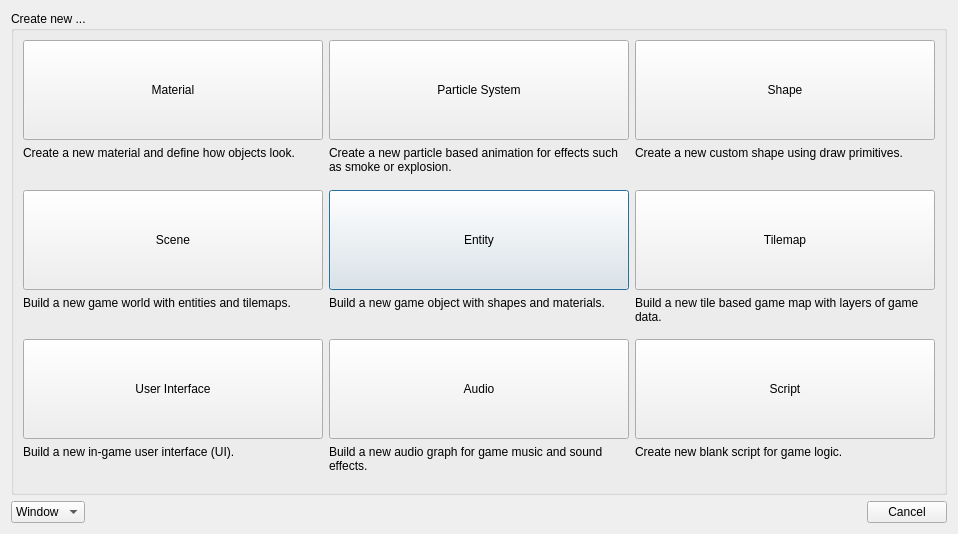
<?xml version="1.0" encoding="UTF-8"?>
<ui version="4.0">
 <class>DlgNew</class>
 <widget class="QDialog" name="DlgNew">
  <property name="geometry">
   <rect>
    <x>0</x>
    <y>0</y>
    <width>936</width>
    <height>534</height>
   </rect>
  </property>
  <property name="windowTitle">
   <string>Create New</string>
  </property>
  <property name="windowIcon">
   <iconset resource="../resource/resource.qrc">
    <normaloff>:/16x16_ico_png/wand.png</normaloff>:/16x16_ico_png/wand.png</iconset>
  </property>
  <layout class="QVBoxLayout" name="verticalLayout_4">
   <item>
    <widget class="QGroupBox" name="groupBox">
     <property name="title">
      <string>Create new ...</string>
     </property>
     <property name="flat">
      <bool>false</bool>
     </property>
     <property name="checkable">
      <bool>false</bool>
     </property>
     <layout class="QGridLayout" name="gridLayout">
      <item row="3" column="1">
       <layout class="QVBoxLayout" name="verticalLayout_2">
        <item>
         <widget class="QPushButton" name="btnEntity">
          <property name="sizePolicy">
           <sizepolicy hsizetype="Minimum" vsizetype="Fixed">
            <horstretch>0</horstretch>
            <verstretch>0</verstretch>
           </sizepolicy>
          </property>
          <property name="minimumSize">
           <size>
            <width>300</width>
            <height>100</height>
           </size>
          </property>
          <property name="maximumSize">
           <size>
            <width>300</width>
            <height>16777215</height>
           </size>
          </property>
          <property name="text">
           <string>Entity</string>
          </property>
          <property name="icon">
           <iconset resource="../resource/resource.qrc">
            <normaloff>:/32x32_ico_png/entity.png</normaloff>:/32x32_ico_png/entity.png</iconset>
          </property>
          <property name="iconSize">
           <size>
            <width>32</width>
            <height>32</height>
           </size>
          </property>
          <property name="shortcut">
           <string/>
          </property>
         </widget>
        </item>
        <item>
         <widget class="QLabel" name="label_5">
          <property name="text">
           <string>Build a new game object with shapes and materials.</string>
          </property>
          <property name="alignment">
           <set>Qt::AlignLeading|Qt::AlignLeft|Qt::AlignTop</set>
          </property>
          <property name="wordWrap">
           <bool>true</bool>
          </property>
         </widget>
        </item>
       </layout>
      </item>
      <item row="4" column="1">
       <layout class="QVBoxLayout" name="verticalLayout_7">
        <item>
         <widget class="QPushButton" name="btnAudio">
          <property name="sizePolicy">
           <sizepolicy hsizetype="Minimum" vsizetype="Fixed">
            <horstretch>0</horstretch>
            <verstretch>0</verstretch>
           </sizepolicy>
          </property>
          <property name="minimumSize">
           <size>
            <width>300</width>
            <height>100</height>
           </size>
          </property>
          <property name="maximumSize">
           <size>
            <width>300</width>
            <height>16777215</height>
           </size>
          </property>
          <property name="text">
           <string>Audio</string>
          </property>
          <property name="icon">
           <iconset resource="../resource/resource.qrc">
            <normaloff>:/32x32_ico_png/audio.png</normaloff>:/32x32_ico_png/audio.png</iconset>
          </property>
          <property name="iconSize">
           <size>
            <width>32</width>
            <height>32</height>
           </size>
          </property>
          <property name="shortcut">
           <string>Ctrl+S, Ctrl+R, Ctrl+S</string>
          </property>
         </widget>
        </item>
        <item>
         <widget class="QLabel" name="label_3">
          <property name="text">
           <string>Build a new audio graph for game music and sound effects.</string>
          </property>
          <property name="alignment">
           <set>Qt::AlignLeading|Qt::AlignLeft|Qt::AlignTop</set>
          </property>
          <property name="wordWrap">
           <bool>true</bool>
          </property>
         </widget>
        </item>
       </layout>
      </item>
      <item row="0" column="0">
       <layout class="QVBoxLayout" name="verticalLayout_5">
        <item>
         <widget class="QPushButton" name="btnMaterial">
          <property name="sizePolicy">
           <sizepolicy hsizetype="Minimum" vsizetype="Fixed">
            <horstretch>0</horstretch>
            <verstretch>0</verstretch>
           </sizepolicy>
          </property>
          <property name="minimumSize">
           <size>
            <width>300</width>
            <height>100</height>
           </size>
          </property>
          <property name="maximumSize">
           <size>
            <width>300</width>
            <height>16772251</height>
           </size>
          </property>
          <property name="text">
           <string>Material</string>
          </property>
          <property name="icon">
           <iconset resource="../resource/resource.qrc">
            <normaloff>:/32x32_ico_png/material.png</normaloff>:/32x32_ico_png/material.png</iconset>
          </property>
          <property name="iconSize">
           <size>
            <width>32</width>
            <height>32</height>
           </size>
          </property>
         </widget>
        </item>
        <item>
         <widget class="QLabel" name="label">
          <property name="sizePolicy">
           <sizepolicy hsizetype="Preferred" vsizetype="Preferred">
            <horstretch>0</horstretch>
            <verstretch>0</verstretch>
           </sizepolicy>
          </property>
          <property name="text">
           <string>Create a new material and define how objects look.</string>
          </property>
          <property name="alignment">
           <set>Qt::AlignLeading|Qt::AlignLeft|Qt::AlignTop</set>
          </property>
          <property name="wordWrap">
           <bool>true</bool>
          </property>
         </widget>
        </item>
       </layout>
      </item>
      <item row="0" column="1">
       <layout class="QVBoxLayout" name="verticalLayout_6">
        <item>
         <widget class="QPushButton" name="btnParticle">
          <property name="sizePolicy">
           <sizepolicy hsizetype="Minimum" vsizetype="Fixed">
            <horstretch>0</horstretch>
            <verstretch>0</verstretch>
           </sizepolicy>
          </property>
          <property name="minimumSize">
           <size>
            <width>300</width>
            <height>100</height>
           </size>
          </property>
          <property name="maximumSize">
           <size>
            <width>300</width>
            <height>16777215</height>
           </size>
          </property>
          <property name="text">
           <string>Particle System</string>
          </property>
          <property name="icon">
           <iconset resource="../resource/resource.qrc">
            <normaloff>:/32x32_ico_png/particle.png</normaloff>:/32x32_ico_png/particle.png</iconset>
          </property>
          <property name="iconSize">
           <size>
            <width>32</width>
            <height>32</height>
           </size>
          </property>
         </widget>
        </item>
        <item>
         <widget class="QLabel" name="label_2">
          <property name="text">
           <string>Create a new particle based animation for effects such as smoke or explosion.</string>
          </property>
          <property name="alignment">
           <set>Qt::AlignLeading|Qt::AlignLeft|Qt::AlignTop</set>
          </property>
          <property name="wordWrap">
           <bool>true</bool>
          </property>
         </widget>
        </item>
       </layout>
      </item>
      <item row="3" column="0">
       <layout class="QVBoxLayout" name="verticalLayout">
        <item>
         <widget class="QPushButton" name="btnScene">
          <property name="sizePolicy">
           <sizepolicy hsizetype="Minimum" vsizetype="Fixed">
            <horstretch>0</horstretch>
            <verstretch>0</verstretch>
           </sizepolicy>
          </property>
          <property name="minimumSize">
           <size>
            <width>300</width>
            <height>100</height>
           </size>
          </property>
          <property name="maximumSize">
           <size>
            <width>300</width>
            <height>16777215</height>
           </size>
          </property>
          <property name="text">
           <string>Scene</string>
          </property>
          <property name="icon">
           <iconset resource="../resource/resource.qrc">
            <normaloff>:/32x32_ico_png/scene.png</normaloff>:/32x32_ico_png/scene.png</iconset>
          </property>
          <property name="iconSize">
           <size>
            <width>32</width>
            <height>32</height>
           </size>
          </property>
          <property name="shortcut">
           <string/>
          </property>
         </widget>
        </item>
        <item>
         <widget class="QLabel" name="label_6">
          <property name="text">
           <string>Build a new game world with entities and tilemaps.</string>
          </property>
          <property name="alignment">
           <set>Qt::AlignLeading|Qt::AlignLeft|Qt::AlignTop</set>
          </property>
          <property name="wordWrap">
           <bool>true</bool>
          </property>
         </widget>
        </item>
       </layout>
      </item>
      <item row="3" column="2">
       <layout class="QVBoxLayout" name="verticalLayout_10">
        <item>
         <widget class="QPushButton" name="btnTilemap">
          <property name="sizePolicy">
           <sizepolicy hsizetype="Minimum" vsizetype="Fixed">
            <horstretch>0</horstretch>
            <verstretch>0</verstretch>
           </sizepolicy>
          </property>
          <property name="minimumSize">
           <size>
            <width>300</width>
            <height>100</height>
           </size>
          </property>
          <property name="maximumSize">
           <size>
            <width>300</width>
            <height>16777215</height>
           </size>
          </property>
          <property name="text">
           <string>Tilemap</string>
          </property>
          <property name="icon">
           <iconset resource="../resource/resource.qrc">
            <normaloff>:/32x32_ico_png/tilemap.png</normaloff>:/32x32_ico_png/tilemap.png</iconset>
          </property>
          <property name="iconSize">
           <size>
            <width>32</width>
            <height>32</height>
           </size>
          </property>
         </widget>
        </item>
        <item>
         <widget class="QLabel" name="label_10">
          <property name="text">
           <string>Build a new tile based game map with layers of game data.</string>
          </property>
          <property name="alignment">
           <set>Qt::AlignLeading|Qt::AlignLeft|Qt::AlignTop</set>
          </property>
          <property name="wordWrap">
           <bool>true</bool>
          </property>
         </widget>
        </item>
       </layout>
      </item>
      <item row="4" column="0">
       <layout class="QVBoxLayout" name="verticalLayout_8">
        <item>
         <widget class="QPushButton" name="btnUI">
          <property name="sizePolicy">
           <sizepolicy hsizetype="Minimum" vsizetype="Fixed">
            <horstretch>0</horstretch>
            <verstretch>0</verstretch>
           </sizepolicy>
          </property>
          <property name="minimumSize">
           <size>
            <width>300</width>
            <height>100</height>
           </size>
          </property>
          <property name="maximumSize">
           <size>
            <width>300</width>
            <height>16777215</height>
           </size>
          </property>
          <property name="text">
           <string>User Interface</string>
          </property>
          <property name="icon">
           <iconset resource="../resource/resource.qrc">
            <normaloff>:/32x32_ico_png/ui.png</normaloff>:/32x32_ico_png/ui.png</iconset>
          </property>
          <property name="iconSize">
           <size>
            <width>32</width>
            <height>32</height>
           </size>
          </property>
          <property name="shortcut">
           <string/>
          </property>
         </widget>
        </item>
        <item>
         <widget class="QLabel" name="label_8">
          <property name="text">
           <string>Build a new in-game user interface (UI).</string>
          </property>
          <property name="alignment">
           <set>Qt::AlignLeading|Qt::AlignLeft|Qt::AlignTop</set>
          </property>
          <property name="wordWrap">
           <bool>true</bool>
          </property>
         </widget>
        </item>
       </layout>
      </item>
      <item row="4" column="2">
       <layout class="QVBoxLayout" name="verticalLayout_9">
        <item>
         <widget class="QPushButton" name="btnScript">
          <property name="sizePolicy">
           <sizepolicy hsizetype="Minimum" vsizetype="Fixed">
            <horstretch>0</horstretch>
            <verstretch>0</verstretch>
           </sizepolicy>
          </property>
          <property name="minimumSize">
           <size>
            <width>300</width>
            <height>100</height>
           </size>
          </property>
          <property name="maximumSize">
           <size>
            <width>300</width>
            <height>16777215</height>
           </size>
          </property>
          <property name="text">
           <string>Script</string>
          </property>
          <property name="icon">
           <iconset resource="../resource/resource.qrc">
            <normaloff>:/32x32_ico_png/script.png</normaloff>:/32x32_ico_png/script.png</iconset>
          </property>
          <property name="iconSize">
           <size>
            <width>32</width>
            <height>32</height>
           </size>
          </property>
          <property name="shortcut">
           <string>Ctrl+S</string>
          </property>
         </widget>
        </item>
        <item>
         <widget class="QLabel" name="label_9">
          <property name="text">
           <string>Create new blank script for game logic.</string>
          </property>
          <property name="alignment">
           <set>Qt::AlignLeading|Qt::AlignLeft|Qt::AlignTop</set>
          </property>
          <property name="wordWrap">
           <bool>true</bool>
          </property>
         </widget>
        </item>
       </layout>
      </item>
      <item row="0" column="2">
       <layout class="QVBoxLayout" name="verticalLayout_3">
        <item>
         <widget class="QPushButton" name="btnCustomShape">
          <property name="sizePolicy">
           <sizepolicy hsizetype="Minimum" vsizetype="Fixed">
            <horstretch>0</horstretch>
            <verstretch>0</verstretch>
           </sizepolicy>
          </property>
          <property name="minimumSize">
           <size>
            <width>300</width>
            <height>100</height>
           </size>
          </property>
          <property name="maximumSize">
           <size>
            <width>300</width>
            <height>16777215</height>
           </size>
          </property>
          <property name="text">
           <string>Shape</string>
          </property>
          <property name="icon">
           <iconset resource="../resource/resource.qrc">
            <normaloff>:/32x32_ico_png/polygon.png</normaloff>:/32x32_ico_png/polygon.png</iconset>
          </property>
          <property name="iconSize">
           <size>
            <width>32</width>
            <height>32</height>
           </size>
          </property>
         </widget>
        </item>
        <item>
         <widget class="QLabel" name="label_4">
          <property name="text">
           <string>Create a new custom shape using draw primitives.</string>
          </property>
          <property name="alignment">
           <set>Qt::AlignLeading|Qt::AlignLeft|Qt::AlignTop</set>
          </property>
          <property name="wordWrap">
           <bool>true</bool>
          </property>
         </widget>
        </item>
       </layout>
      </item>
     </layout>
    </widget>
   </item>
   <item>
    <layout class="QHBoxLayout" name="horizontalLayout">
     <item>
      <widget class="QComboBox" name="cmbOpenMode">
       <item>
        <property name="text">
         <string>Window</string>
        </property>
       </item>
       <item>
        <property name="text">
         <string>Tab</string>
        </property>
       </item>
      </widget>
     </item>
     <item>
      <spacer name="horizontalSpacer">
       <property name="orientation">
        <enum>Qt::Horizontal</enum>
       </property>
       <property name="sizeHint" stdset="0">
        <size>
         <width>40</width>
         <height>20</height>
        </size>
       </property>
      </spacer>
     </item>
     <item>
      <widget class="QPushButton" name="btnCancel">
       <property name="text">
        <string>Cancel</string>
       </property>
      </widget>
     </item>
    </layout>
   </item>
  </layout>
 </widget>
 <tabstops>
  <tabstop>btnMaterial</tabstop>
  <tabstop>btnParticle</tabstop>
  <tabstop>btnCustomShape</tabstop>
  <tabstop>btnScene</tabstop>
  <tabstop>btnEntity</tabstop>
  <tabstop>btnTilemap</tabstop>
  <tabstop>btnUI</tabstop>
  <tabstop>btnAudio</tabstop>
  <tabstop>btnScript</tabstop>
  <tabstop>cmbOpenMode</tabstop>
  <tabstop>btnCancel</tabstop>
 </tabstops>
 <resources>
  <include location="../resource/resource.qrc"/>
 </resources>
 <connections/>
</ui>
